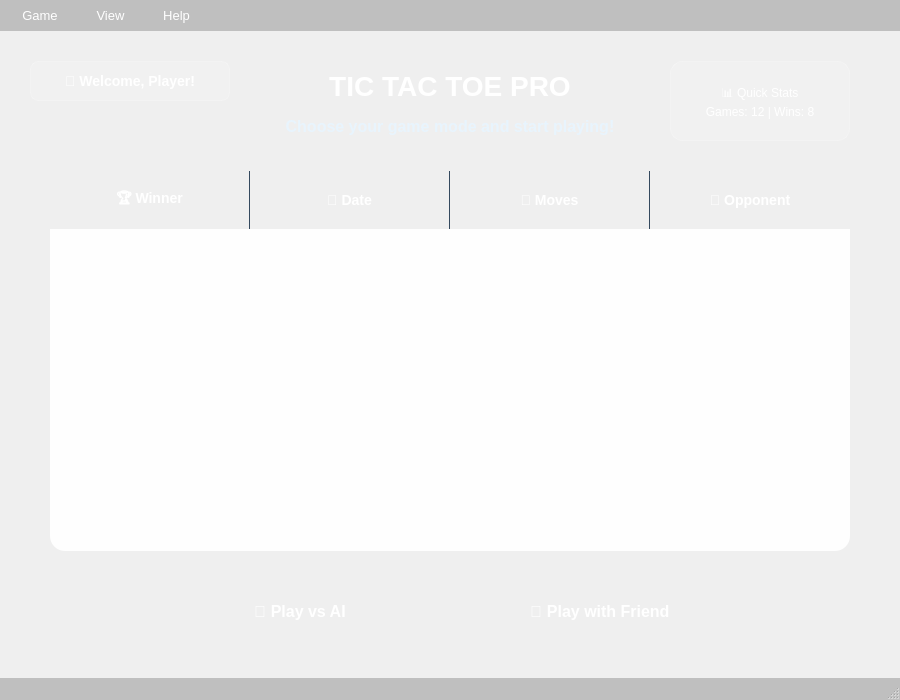
<?xml version="1.0" encoding="UTF-8"?>
<ui version="4.0">
 <class>MainWindow</class>
 <widget class="QMainWindow" name="MainWindow">
  <property name="geometry">
   <rect>
    <x>0</x>
    <y>0</y>
    <width>900</width>
    <height>700</height>
   </rect>
  </property>
  <property name="minimumSize">
   <size>
    <width>900</width>
    <height>700</height>
   </size>
  </property>
  <property name="windowTitle">
   <string>Tic Tac Toe Pro</string>
  </property>
  <property name="windowIcon">
   <iconset theme="applications-games"/>
  </property>
  <property name="styleSheet">
   <string notr="true">
    /* Main Window Styling */
    QMainWindow {
        background: qlineargradient(x1:0, y1:0, x2:1, y2:1,
                    stop:0 #1e3c72, stop:1 #2a5298);
        color: #ffffff;
    }
    
    /* Central Widget */
    QWidget#centralwidget {
        background: qlineargradient(x1:0, y1:0, x2:1, y2:1,
                    stop:0 #1e3c72, stop:1 #2a5298);
    }
    
    /* Header Labels */
    QLabel#titleLabel {
        color: #ffffff;
        font-family: 'Segoe UI', Arial, sans-serif;
        font-size: 28px;
        font-weight: bold;
        text-shadow: 2px 2px 4px rgba(0,0,0,0.5);
        background: transparent;
    }
    
    QLabel#subtitleLabel {
        color: #e8f4fd;
        font-family: 'Segoe UI', Arial, sans-serif;
        font-size: 16px;
        font-weight: 500;
        text-shadow: 1px 1px 2px rgba(0,0,0,0.3);
        background: transparent;
    }
    
    QLabel#userLabel {
        color: #ffffff;
        font-family: 'Segoe UI', Arial, sans-serif;
        font-size: 14px;
        font-weight: 600;
        background: rgba(255,255,255,0.1);
        border-radius: 8px;
        padding: 8px 12px;
        border: 1px solid rgba(255,255,255,0.2);
    }
    
    /* Professional Buttons */
    QPushButton {
        background: qlineargradient(x1:0, y1:0, x2:0, y2:1,
                    stop:0 #4facfe, stop:1 #00f2fe);
        border: none;
        border-radius: 12px;
        color: #ffffff;
        font-family: 'Segoe UI', Arial, sans-serif;
        font-size: 16px;
        font-weight: 600;
        padding: 12px 24px;
        text-shadow: 1px 1px 2px rgba(0,0,0,0.3);
        box-shadow: 0 4px 15px rgba(79, 172, 254, 0.3);
    }
    
    QPushButton:hover {
        background: qlineargradient(x1:0, y1:0, x2:0, y2:1,
                    stop:0 #5fbdff, stop:1 #1af3fe);
        transform: translateY(-2px);
        box-shadow: 0 6px 20px rgba(79, 172, 254, 0.4);
    }
    
    QPushButton:pressed {
        background: qlineargradient(x1:0, y1:0, x2:0, y2:1,
                    stop:0 #3a9bfd, stop:1 #00d9fe);
        transform: translateY(1px);
        box-shadow: 0 2px 10px rgba(79, 172, 254, 0.2);
    }
    
    QPushButton#aiButton {
        background: qlineargradient(x1:0, y1:0, x2:0, y2:1,
                    stop:0 #667eea, stop:1 #764ba2);
        box-shadow: 0 4px 15px rgba(102, 126, 234, 0.3);
    }
    
    QPushButton#aiButton:hover {
        background: qlineargradient(x1:0, y1:0, x2:0, y2:1,
                    stop:0 #7b8beb, stop:1 #8659b3);
        box-shadow: 0 6px 20px rgba(102, 126, 234, 0.4);
    }
    
    /* Game History Table */
    QTableWidget {
        background: rgba(255, 255, 255, 0.95);
        border: none;
        border-radius: 15px;
        gridline-color: #e0e0e0;
        font-family: 'Segoe UI', Arial, sans-serif;
        font-size: 13px;
        selection-background-color: #4facfe;
        selection-color: white;
        box-shadow: 0 8px 30px rgba(0,0,0,0.1);
    }
    
    QTableWidget::item {
        padding: 12px;
        border-bottom: 1px solid #f0f0f0;
    }
    
    QTableWidget::item:selected {
        background: qlineargradient(x1:0, y1:0, x2:1, y2:0,
                    stop:0 #4facfe, stop:1 #00f2fe);
        color: white;
    }
    
    QHeaderView::section {
        background: qlineargradient(x1:0, y1:0, x2:0, y2:1,
                    stop:0 #2c3e50, stop:1 #34495e);
        color: white;
        font-weight: bold;
        font-size: 14px;
        padding: 15px;
        border: none;
        border-right: 1px solid #34495e;
    }
    
    QHeaderView::section:first {
        border-top-left-radius: 15px;
    }
    
    QHeaderView::section:last {
        border-top-right-radius: 15px;
        border-right: none;
    }
    
    /* Scrollbars */
    QScrollBar:vertical {
        background: rgba(255,255,255,0.1);
        width: 12px;
        border-radius: 6px;
    }
    
    QScrollBar::handle:vertical {
        background: rgba(255,255,255,0.3);
        border-radius: 6px;
        min-height: 20px;
    }
    
    QScrollBar::handle:vertical:hover {
        background: rgba(255,255,255,0.5);
    }
    
    /* Menu Bar */
    QMenuBar {
        background: rgba(0,0,0,0.2);
        color: white;
        font-family: 'Segoe UI', Arial, sans-serif;
        font-size: 13px;
        border: none;
    }
    
    QMenuBar::item {
        padding: 8px 16px;
        background: transparent;
    }
    
    QMenuBar::item:selected {
        background: rgba(255,255,255,0.1);
        border-radius: 4px;
    }
    
    /* Status Bar */
    QStatusBar {
        background: rgba(0,0,0,0.2);
        color: white;
        font-family: 'Segoe UI', Arial, sans-serif;
        border: none;
    }
   </string>
  </property>
  
  <widget class="QWidget" name="centralwidget">
   <!-- Header Section -->
   <widget class="QLabel" name="titleLabel">
    <property name="geometry">
     <rect>
      <x>0</x>
      <y>30</y>
      <width>900</width>
      <height>50</height>
     </rect>
    </property>
    <property name="text">
     <string>TIC TAC TOE PRO</string>
    </property>
    <property name="alignment">
     <set>Qt::AlignCenter</set>
    </property>
   </widget>
   
   <widget class="QLabel" name="subtitleLabel">
    <property name="geometry">
     <rect>
      <x>0</x>
      <y>80</y>
      <width>900</width>
      <height>30</height>
     </rect>
    </property>
    <property name="text">
     <string>Choose your game mode and start playing!</string>
    </property>
    <property name="alignment">
     <set>Qt::AlignCenter</set>
    </property>
   </widget>
   
   <!-- User Info Section -->
   <widget class="QLabel" name="userLabel">
    <property name="geometry">
     <rect>
      <x>30</x>
      <y>30</y>
      <width>200</width>
      <height>40</height>
     </rect>
    </property>
    <property name="text">
     <string>👤 Welcome, Player!</string>
    </property>
    <property name="alignment">
     <set>Qt::AlignCenter</set>
    </property>
   </widget>
   
   <!-- Game History Table -->
   <widget class="QTableWidget" name="gameHistoryTable">
    <property name="geometry">
     <rect>
      <x>50</x>
      <y>140</y>
      <width>800</width>
      <height>380</height>
     </rect>
    </property>
    <property name="alternatingRowColors">
     <bool>true</bool>
    </property>
    <property name="selectionBehavior">
     <enum>QAbstractItemView::SelectRows</enum>
    </property>
    <property name="showGrid">
     <bool>false</bool>
    </property>
    <property name="sortingEnabled">
     <bool>true</bool>
    </property>
    <attribute name="horizontalHeaderDefaultSectionSize">
     <number>200</number>
    </attribute>
    <attribute name="verticalHeaderVisible">
     <bool>false</bool>
    </attribute>
    <column>
     <property name="text">
      <string>🏆 Winner</string>
     </property>
    </column>
    <column>
     <property name="text">
      <string>📅 Date</string>
     </property>
    </column>
    <column>
     <property name="text">
      <string>🎯 Moves</string>
     </property>
    </column>
    <column>
     <property name="text">
      <string>🤖 Opponent</string>
     </property>
    </column>
   </widget>
   
   <!-- Action Buttons -->
   <widget class="QPushButton" name="aiButton">
    <property name="geometry">
     <rect>
      <x>200</x>
      <y>550</y>
      <width>200</width>
      <height>60</height>
     </rect>
    </property>
    <property name="text">
     <string>🤖 Play vs AI</string>
    </property>
    <property name="cursor">
     <cursorShape>PointingHandCursor</cursorShape>
    </property>
   </widget>
   
   <widget class="QPushButton" name="friendButton">
    <property name="geometry">
     <rect>
      <x>500</x>
      <y>550</y>
      <width>200</width>
      <height>60</height>
     </rect>
    </property>
    <property name="text">
     <string>👥 Play with Friend</string>
    </property>
    <property name="cursor">
     <cursorShape>PointingHandCursor</cursorShape>
    </property>
   </widget>
   
   <!-- Statistics Cards Container -->
   <widget class="QFrame" name="statsFrame">
    <property name="geometry">
     <rect>
      <x>670</x>
      <y>30</y>
      <width>180</width>
      <height>80</height>
     </rect>
    </property>
    <property name="styleSheet">
     <string notr="true">
      QFrame {
          background: rgba(255,255,255,0.1);
          border-radius: 12px;
          border: 1px solid rgba(255,255,255,0.2);
      }
     </string>
    </property>
    
    <widget class="QLabel" name="statsLabel">
     <property name="geometry">
      <rect>
       <x>10</x>
       <y>10</y>
       <width>160</width>
       <height>60</height>
      </rect>
     </property>
     <property name="text">
      <string>📊 Quick Stats
Games: 12 | Wins: 8</string>
     </property>
     <property name="alignment">
      <set>Qt::AlignCenter</set>
     </property>
     <property name="styleSheet">
      <string notr="true">
       QLabel {
           color: white;
           font-family: 'Segoe UI', Arial, sans-serif;
           font-size: 12px;
           background: transparent;
           border: none;
       }
      </string>
     </property>
    </widget>
   </widget>
   
  </widget>
  
  <!-- Menu Bar -->
  <widget class="QMenuBar" name="menubar">
   <property name="geometry">
    <rect>
     <x>0</x>
     <y>0</y>
     <width>900</width>
     <height>25</height>
    </rect>
   </property>
   
   <widget class="QMenu" name="menuGame">
    <property name="title">
     <string>Game</string>
    </property>
    <addaction name="actionNew_Game"/>
    <addaction name="actionSettings"/>
    <addaction name="separator"/>
    <addaction name="actionExit"/>
   </widget>
   
   <widget class="QMenu" name="menuView">
    <property name="title">
     <string>View</string>
    </property>
    <addaction name="actionFull_Screen"/>
    <addaction name="actionTheme"/>
   </widget>
   
   <widget class="QMenu" name="menuHelp">
    <property name="title">
     <string>Help</string>
    </property>
    <addaction name="actionHow_to_Play"/>
    <addaction name="actionAbout"/>
   </widget>
   
   <addaction name="menuGame"/>
   <addaction name="menuView"/>
   <addaction name="menuHelp"/>
  </widget>
  
  <!-- Status Bar -->
  <widget class="QStatusBar" name="statusbar">
   <property name="sizeGripEnabled">
    <bool>true</bool>
   </property>
  </widget>
  
  <!-- Actions -->
  <action name="actionNew_Game">
   <property name="text">
    <string>New Game</string>
   </property>
   <property name="shortcut">
    <string>Ctrl+N</string>
   </property>
  </action>
  
  <action name="actionSettings">
   <property name="text">
    <string>Settings</string>
   </property>
   <property name="shortcut">
    <string>Ctrl+S</string>
   </property>
  </action>
  
  <action name="actionExit">
   <property name="text">
    <string>Exit</string>
   </property>
   <property name="shortcut">
    <string>Ctrl+Q</string>
   </property>
  </action>
  
  <action name="actionFull_Screen">
   <property name="text">
    <string>Full Screen</string>
   </property>
   <property name="shortcut">
    <string>F11</string>
   </property>
  </action>
  
  <action name="actionTheme">
   <property name="text">
    <string>Change Theme</string>
   </property>
  </action>
  
  <action name="actionHow_to_Play">
   <property name="text">
    <string>How to Play</string>
   </property>
   <property name="shortcut">
    <string>F1</string>
   </property>
  </action>
  
  <action name="actionAbout">
   <property name="text">
    <string>About</string>
   </property>
  </action>
  
 </widget>
 <resources/>
 <connections/>
</ui>
